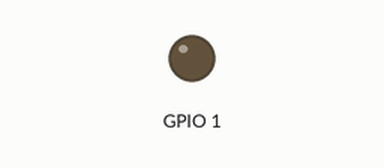
Simulated run of this sketch. Board: ESP32. On the bench: output pins drawn as LEDs (lit = HIGH).

Above: at 0.0 s.
At 1.1 s:
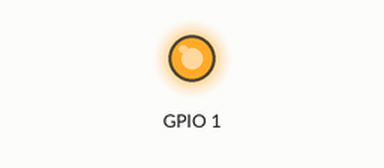
Timing chart, 0 to 2.6 s (numbered marks = the images above):
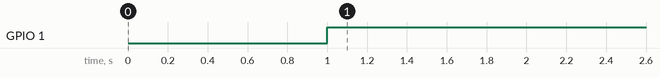

The sketch:

ESP32_RemoteWetherstation.ino
```cpp
void setup() {
  // put your setup code here, to run once:
pinMode(1, OUTPUT);
}

void loop() {
  // put your main code here, to run repeatedly:
delay(1000);
digitalWrite(1, 1);
}
```

Measured:
- by itself, GPIO 1: LOW → HIGH at 1.0 s
